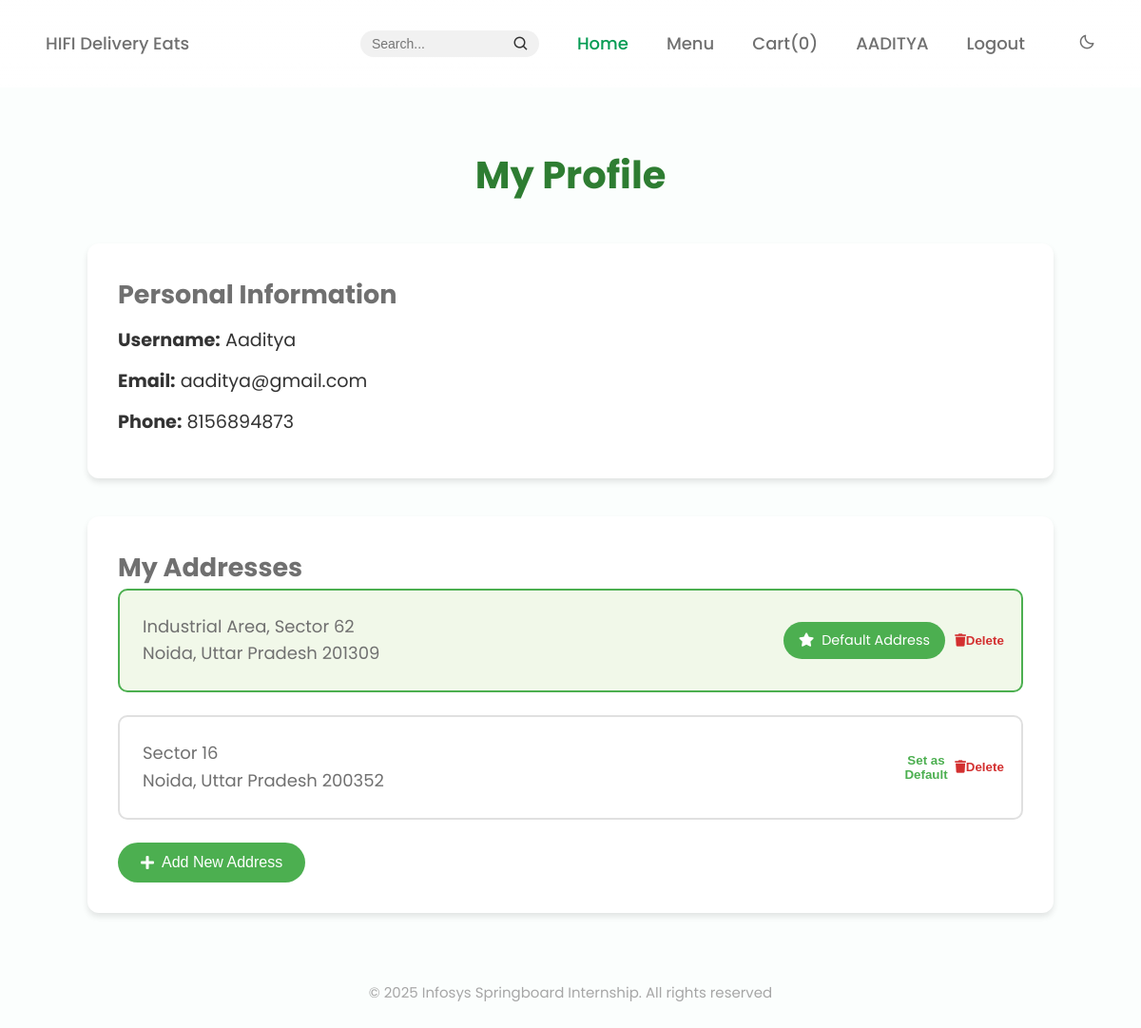
Page /user/profile (signed in) on the committed database.
### models.py (models this page shows, shortened)
class BaseModel(db.Model):
    __abstract__ = True
    PREFIX = None  # each child model must set this

class Customer(UserMixin, BaseModel):
    __tablename__ = 'customer'
    PREFIX = 'U'
    customer_id = db.Column(db.String(10), primary_key=True)
    username = db.Column(db.String(100))
    email = db.Column(db.String(100), unique=True)
    phone = db.Column(db.Integer, unique=True, nullable=False)
    password = db.Column(db.String(100), nullable=False)
    addresses = db.relationship("Address", back_populates="customer", lazy=True)
    orders = db.relationship("Order", back_populates="customer", foreign_keys="Order.customer_id")
    cart_items = db.relationship("Cart", back_populates="customer")

class Address(BaseModel):
    __tablename__ = 'address'
    PREFIX = 'ADD'
    address_id = db.Column(db.String(10), primary_key=True)
    customer_id = db.Column(db.String(10), db.ForeignKey('customer.customer_id'), nullable=False)
    address_line = db.Column(db.String(255), nullable=False)
    city = db.Column(db.String(50), nullable=False)
    state = db.Column(db.String(50), nullable=False)
    zip_code = db.Column(db.String(20), nullable=False)
    is_preferred = db.Column(db.Boolean, default=False)
    customer = db.relationship("Customer", back_populates="addresses")

### routes/customer_routes.py (the view)
    @app.route('/user/profile')
    @login_required
    def customer():
        cart_count = get_the_cart_count()
        return render_template('user/profile.html', user=current_user,cart_count=cart_count)

### templates/user/profile.html (shortened to what this page needs)
{% extends "index.html" %} {% block title %}My Profile{% endblock %} {% block
css %} {{ super() }}
<link
  rel="stylesheet"
  href="{{ url_for('static', filename='css/user/profile.css') }}"
/>
<link
  rel="stylesheet"
  href="https://cdnjs.cloudflare.com/ajax/libs/font-awesome/5.15.4/css/all.min.css"
/>
{% endblock css %} {% block content %}
<div class="profile-container">
  <div class="profile-header">
    <h1>My Profile</h1>
  </div>
  <div class="profile-section user-details">
    <h2>Personal Information</h2>
    <div class="user-info">
      <p><strong>Username:</strong> {{ current_user.username }}</p>
      <p><strong>Email:</strong> {{ current_user.email }}</p>
      <p><strong>Phone:</strong> {{ current_user.phone }}</p>
    </div>
  </div>
  <div class="profile-section addresses">
    <h2>My Addresses</h2>
    <div class="addresses-list">
      {% for address in current_user.addresses %}
      <div
        class="address-card {% if address.is_preferred %}preferred{% endif %}"
      >
        <div class="address-content">
          <p>{{ address.address_line }}</p>
          <p>{{ address.city }}, {{ address.state }} {{ address.zip_code }}</p>
        </div>
        <div class="address-actions">
          {% if address.is_preferred %}
          <span class="preferred-badge"
            ><i class="fas fa-star"></i> Default Address</span
          >
          {% else %}
          <button
            class="btn-make-preferred"
            data-address-id="{{ address.address_id }}"
          >
             Set as Default
          </button>
          {% endif %}
          <button
            class="btn-delete-address"
            data-address-id="{{ address.address_id }}"
          >
            <i class="fas fa-trash"></i> Delete
          </button>
        </div>
      </div>
      {% endfor %}
    </div>
    <button id="btn-add-address" class="btn-primary">
      <i class="fas fa-plus"></i> Add New Address
    </button>
  </div>
</div>
{% endblock %}

### templates/index.html (shortened to what this page needs)
<!DOCTYPE html>
<html lang="en">
<head>
    {% block css %}
    <link rel="stylesheet" href="/css/index.css" />
    {% endblock css %}
    <link href="https://cdn.jsdelivr.net/npm/boxicons@2.0.5/css/boxicons.min.css" rel="stylesheet" />
</head>
<body>
    {%block nav_bar%}
    <header class="l-header" id="header">
        <nav class="nav bd-container">
            <a href="{{ url_for('index') }}" class="nav__logo">HIFI Delivery Eats</a>
            <div class="nav__menu" id="nav-menu">
                <ul class="nav__list">
                    <li class="nav__item">
                        <form class="search-form">
                            <input type="text" class="search-input" placeholder="Search..." aria-label="Search" />
                            <button type="submit" class="search-button">
                                <i class="bx bx-search"></i>
                            </button>
                        </form>
                    </li>
                    <li class="nav__item">
                        <a href="{{ url_for('index') }}" class="nav__link active-link">Home</a>
                    </li>
                    <li class="nav__item">
                        <a href="{{ url_for('show_menu') }}" class="nav__link">Menu</a>
                    </li>
                    <li class="nav__item">
                        <a href="{{ url_for('order') }}" class="nav__link">
                            Cart(<span class="nav__cart-count">{{cart_count}}</span>)
                        </a>
                    </li>
                    {% if user %}
                    <li class="nav__item">
                        <a href="{{ url_for('customer') }}" class="nav__link">
                            {{ user.username.split()[0] | upper }}
                        </a>
                    </li>
                    <li class="nav__item">
                        <a href="{{ url_for('logout') }}" class="nav__link">Logout</a>
                    </li>
                    {% else %}
                    <li class="nav__item">
                        <a href="/signin" class="nav__link">Sign In</a>
                    </li>
                    {% endif %}
                    <li class="nav__item">
                        <i class="bx bx-moon change-theme" id="theme-button"></i>
                    </li>
                </ul>
            </div>
        </nav>
    </header>
    {% endblock nav_bar %}
    <main class="l-main">{% block content %}{% endblock content %}</main>
    <footer class="footer section bd-container">
        <p class="footer__copy">
            © 2025 Infosys Springboard Internship. All rights reserved
        </p>
    </footer>
</body>
</html>

### static/css/index.css (style rules this page uses)
:root { --header-height: 3rem; --first-color: #069c54; --first-color-alt: #048654; --title-color: #393939; --text-color: #707070; --text-color-light: #a6a6a6; --body-color: #fbfefd; --container-color: #ffffff; --body-font: "Poppins", sans-serif; --biggest-font-size: 2.25rem; --h1-font-size: 1.5rem; --h2-font-size: 1.25rem; --h3-font-size: 1rem; --normal-font-size: 0.938rem; --small-font-size: 0.813rem; --smaller-font-size: 0.75rem; --font-medium: 500; --font-semi-bold: 600; --mb-1: 0.5rem; --mb-2: 1rem; --mb-3: 1.5rem; --mb-4: 2rem; --mb-5: 2.5rem; --mb-6: 3rem; --z-tooltip: 10; --z-fixed: 100; }
@media screen and (min-width: 768px) { :root { --biggest-font-size: 4.5rem; --h1-font-size: 2.75rem; --h2-font-size: 2rem; --h3-font-size: 1.5rem; --normal-font-size: 1.125rem; --small-font-size: 0.938rem; --smaller-font-size: 0.813rem; } }
html { scroll-behavior: smooth; }
body { margin: var(--header-height) 0 0 0; font-family: var(--body-font); font-size: var(--normal-font-size); background-color: var(--body-color); color: var(--text-color); line-height: 1.6; }
h1, h2, h3, p, ul { margin: 0; }
ul { padding: 0; list-style: none; }
a { text-decoration: none; }
.section { padding-bottom: 2rem; }
.bd-container { max-width: 960px; width: calc(100% - 2rem); margin-left: var(--mb-2); margin-right: var(--mb-2); }
.l-header { width: 100%; position: fixed; top: 0; left: 0; z-index: var(--z-fixed); background: linear-gradient(to bottom, rgba(255, 255, 255, 0.95), rgba(255, 255, 255, 0.85)); }
.l-main { padding-top: calc(var(--header-height) + 1.5rem); }
.nav { max-width: 92%; margin: 10px; height: var(--header-height); display: flex; justify-content: space-between; align-items: center; }
.nav__item { margin-bottom: var(--mb-2); }
.nav__link, .nav__logo, .nav__toggle { color: var(--text-color); font-weight: var(--font-medium); }
.nav__link { transition: 0.3s; }
.active-link { color: var(--first-color); }
@media screen and (min-width: 768px) { body { margin: 0; } }
@media screen and (min-width: 768px) { .section { padding-top: 1rem; } }
@media screen and (min-width: 768px) { .nav { height: calc(var(--header-height) + 1.5rem); } }
@media screen and (min-width: 768px) { .nav__list { display: flex; } }
@media screen and (min-width: 768px) { .nav__item { margin-left: var(--mb-5); margin-bottom: 0; } }
@media screen and (min-width: 768px) { .change-theme { position: initial; margin-left: var(--mb-2); } }
@media screen and (min-width: 960px) { .bd-container { margin-left: auto; margin-right: auto; } }
.search-form { display: flex; align-items: center; background-color: #f1f1f1; border-radius: 25px; padding: 5px 10px; }
.search-input { border: none; outline: none; background: transparent; font-size: 14px; width: 150px; transition: width 0.3s ease; }
.search-button { background: none; border: none; cursor: pointer; padding: 0; display: flex; align-items: center; justify-content: center; }
.search-button i { font-size: 18px; color: #333; }
.footer__copy { text-align: center; font-size: var(--small-font-size); color: var(--text-color-light); margin-top: 1rem; }

### rows in the picture
Customer: username "AADITYA", username "Aaditya", email "aaditya@gmail.com", phone "8156894873"
Address: address_line "Industrial Area, Sector 62", city "Noida", state "Uttar Pradesh", zip_code "201309", is_preferred True (drawn)
Address: address_line "Sector 16", city "Noida", state "Uttar Pradesh", zip_code "200352"

### other values in the picture
{{ cart_count }} "0"
